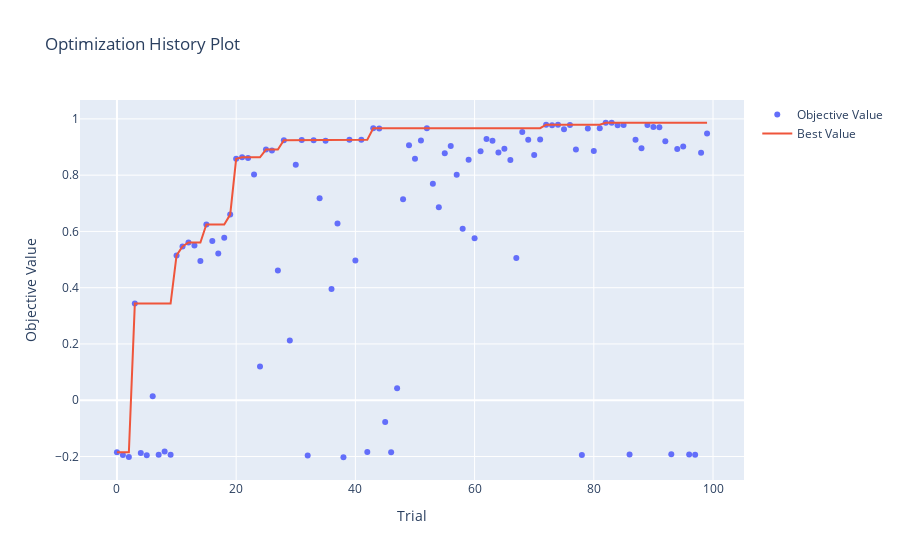

Notebook code cell kept with this figure:
### Code cell
import optuna.visualization as vis
vis.plot_optimization_history(study)
